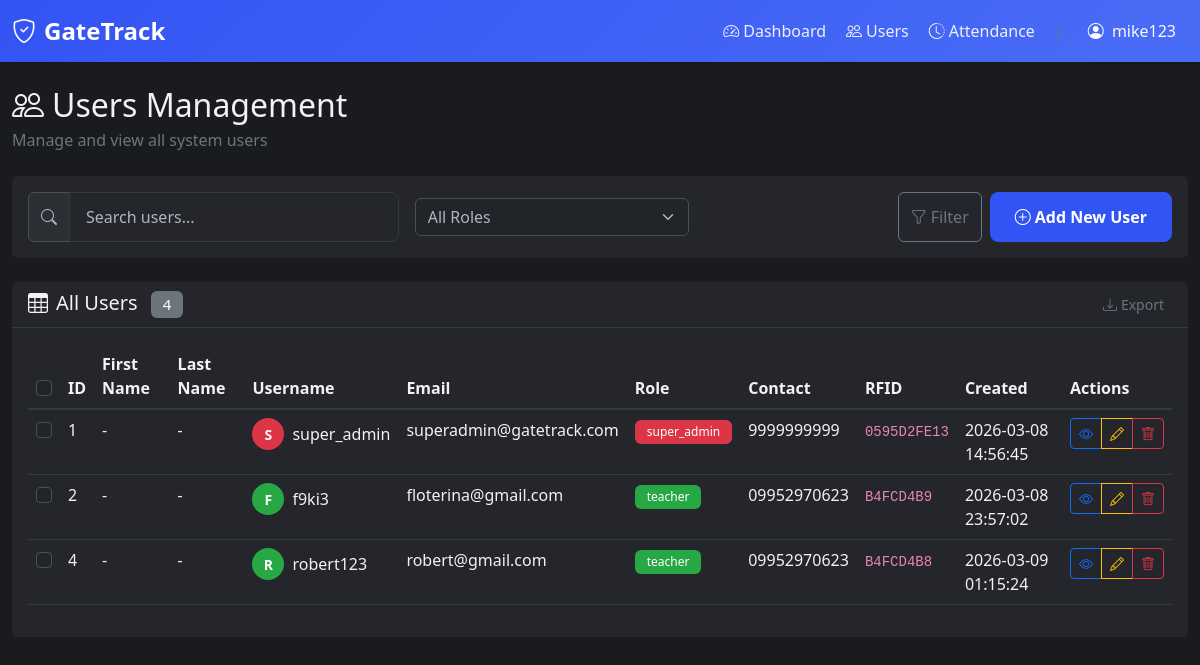
/users (signed in), run on the app's committed database.
### tables this page shows
CREATE TABLE "users" (id INTEGER NOT NULL, username VARCHAR(80), email VARCHAR(120) NOT NULL, password VARCHAR(200), contact VARCHAR(20), gender VARCHAR(10), role VARCHAR(20) NOT NULL, created_at DATETIME, rfid TEXT, first_name VARCHAR(50), last_name VARCHAR(50), PRIMARY KEY (id), UNIQUE (email));

### app.py (the view)
@app.route('/users')
@login_required
def users():
    if session.get('role') not in ['super_admin', 'teacher']:
        flash('You do not have permission to view this page.', 'error')
        return redirect(url_for('dashboard'))
    users = get_all_users()
    return render_template('users.html', users=users)

### app.py (called while the page is built)
def get_connection():
    conn = sqlite3.connect(DB_PATH)
    conn.row_factory = sqlite3.Row
    return conn

def get_all_users():
    conn = get_connection()
    cursor = conn.cursor()
    cursor.execute('SELECT * FROM users ORDER BY id')
    users = cursor.fetchall()
    conn.close()
    return users

def login_required(f):
    @wraps(f)
    def decorated_function(*args, **kwargs):
        if 'user_id' not in session:
            flash('Please log in to access this page.', 'error')
            return redirect(url_for('login'))
        return f(*args, **kwargs)
    return decorated_function

### templates/users.html (shortened to what this page needs)
{% extends "nav.html" %} {% block title %}Users - GateTrack{% endblock %}  {% block content %}
<div class="row mb-4">
  <div class="col-12">
    <div class="d-flex justify-content-between align-items-center">
      <div>
        <h2 class="mb-1"><i class="bi bi-people me-2"></i>Users Management</h2>
        <p class="text-secondary mb-0">Manage and view all system users</p>
      </div>
    </div>
  </div>
</div>
<div class="row mb-4">
  <div class="col-12">
    <div class="card">
      <div class="card-body">
        <div class="row g-3 align-items-center">
          <div class="col-md-4">
            <div class="input-group">
              <span class="input-group-text"><i class="bi bi-search"></i></span>
              <input
                type="text"
                class="form-control"
                placeholder="Search users..."
                id="searchInput"
              />
            </div>
          </div>
          <div class="col-md-3">
            <select class="form-select" id="roleFilter">
              <option value="">All Roles</option>
            </select>
          </div>
          <div class="col-md-5 d-flex justify-content-end gap-2">
            <button class="btn btn-outline-secondary" type="button">
              <i class="bi bi-funnel me-1"></i>Filter
            </button>
            <a href="{{ url_for('add_user') }}" class="btn btn-primary">
              <i class="bi bi-plus-circle me-1"></i>Add New User
            </a>
          </div>
        </div>
      </div>
    </div>
  </div>
</div>
<div class="row">
  <div class="col-12">
    <div class="card">
      <div
        class="card-header d-flex justify-content-between align-items-center"
      >
        <h5 class="mb-0">
          <i class="bi bi-table me-2"></i>All Users
          <span class="badge bg-secondary ms-2">{{ users|length }}</span>
        </h5>
        <div class="dropdown">
          <button
            class="btn btn-sm btn-outline-secondary dropdown-toggle"
            type="button"
            data-bs-toggle="dropdown"
          >
            <i class="bi bi-download me-1"></i>Export
          </button>
        </div>
      </div>
      <div class="card-body">
        <div class="table-responsive">
          <table class="table table-hover" id="usersTable">
            <thead>
              <tr>
                <th>
                  <input
                    class="form-check-input"
                    type="checkbox"
                    id="selectAll"
                  />
                </th>
                <th>ID</th>
                <th>First Name</th>
                <th>Last Name</th>
                <th>Username</th>
                <th>Email</th>
                <th>Role</th>
                <th>Contact</th>
                <th>RFID</th>
                <th>Created</th>
                <th>Actions</th>
              </tr>
            </thead>
            <tbody>
              {% for user in users %} {% if user.id != session.get('user_id') %}
              <tr>
                <td>
                  <input
                    class="form-check-input"
                    type="checkbox"
                    value="{{ user.id }}"
                  />
                </td>
                <td>{{ user.id }}</td>
                <td>{{ user.first_name or '-' }}</td>
                <td>{{ user.last_name or '-' }}</td>
                <td>
                  <div class="d-flex align-items-center">
                    <div
                      class="avatar-circle me-2 bg-{{ 'danger' if user.role == 'super_admin' else 'success' if user.role == 'teacher' else 'info' }}"
                    >
                      {{ user.username[0].upper() if user.username else
                      user.email[0].upper() }}
                    </div>
                    {{ user.username or '-' }}
                  </div>
                </td>
                <td>{{ user.email }}</td>
                <td>
                  {% if user.role == 'super_admin' %}
                  <span class="badge bg-danger">{{ user.role }}</span>
                  {% elif user.role == 'teacher' %}
                  <span class="badge bg-success">{{ user.role }}</span>
                  {% elif user.role == 'student' %}
                  <span class="badge bg-info">{{ user.role }}</span>
                  {% else %}
                  <span class="badge bg-warning text-dark"
                    >{{ user.role }}</span
                  >
                  {% endif %}
                </td>
                <td>{{ user.contact or '-' }}</td>
                <td><code>{{ user.rfid or 'N/A' }}</code></td>
                <td>{{ user.created_at }}</td>
                <td>
                  <div class="btn-group" role="group">
                    <button class="btn btn-sm btn-outline-primary" title="View">
                      <i class="bi bi-eye"></i>
                    </button>
                    <button class="btn btn-sm btn-outline-warning" title="Edit">
                      <i class="bi bi-pencil"></i>
                    </button>
                    <button
                      class="btn btn-sm btn-outline-danger"
                      title="Delete"
                      data-bs-toggle="modal"
                      data-bs-target="#deleteModal"
                      data-user-id="{{ user.id }}"
                      data-user-email="{{ user.email }}"
                      data-user-role="{{ user.role }}"
                    >
                      <i class="bi bi-trash"></i>
                    </button>
                  </div>
                </td>
              </tr>
              {% endif %} {% endfor %}
            </tbody>
          </table>
        </div>
      </div>
    </div>
  </div>
</div>
{% endblock %}

### static/css/style.css (style rules this page uses)
[data-bs-theme="dark"] { --bg-primary: #1a1b1e; --bg-secondary: #25262b; --text-primary: #f1f2f6; --text-secondary: #adb5bd; --primary: #3354f4; --primary-hover: #4a6cf5; --border-color: #343a40; --card-shadow: 0 2px 10px rgba(0, 0, 0, 0.3); }
body { background-color: var(--bg-primary); color: var(--text-primary); font-family: "Segoe UI", Tahoma, Geneva, Verdana, sans-serif; min-height: 100vh; transition: background-color 0.3s ease, color 0.3s ease; }
.card { background-color: var(--bg-secondary); border: 1px solid var(--border-color); box-shadow: var(--card-shadow); transition: background-color 0.3s ease, border-color 0.3s ease; }
.card-header { background-color: var(--bg-secondary); border-bottom: 1px solid var(--border-color); color: var(--text-primary); }
.table { color: var(--text-primary); }
.table thead th { background-color: var(--bg-primary); border-bottom: 2px solid var(--border-color); color: var(--text-primary); font-weight: 600; }
.table tbody tr { border-bottom: 1px solid var(--border-color); transition: background-color 0.2s ease; }
.form-control { background-color: var(--bg-secondary); border: 1px solid var(--border-color); color: var(--text-primary); padding: 12px 16px; border-radius: 8px; transition: all 0.3s ease; }
.form-control::placeholder { color: var(--text-secondary); }
.btn-primary { background-color: var(--primary); border-color: var(--primary); padding: 12px 24px; font-weight: 600; border-radius: 8px; transition: all 0.3s ease; }
.badge { padding: 6px 12px; font-weight: 500; border-radius: 6px; }

### templates/nav.html (style rules this page uses)
.dropdown-toggle { border: none !important; box-shadow: none !important; background: transparent !important; }
.dropdown-toggle::after { display: none; }
.card { border: none !important; box-shadow: none !important; }
.table thead th, .table tbody tr, .table tbody td { background-color: transparent !important; color: inherit !important; }

### templates/users.html (style rules this page uses)
.avatar-circle { width: 32px; height: 32px; border-radius: 50%; display: flex; align-items: center; justify-content: center; color: white; font-weight: bold; font-size: 14px; }
.bg-danger { background-color: #dc3545 !important; }
.bg-success { background-color: #28a745 !important; }

### data on the page
users: id "1", first_name "-", last_name "-", username "S", username "super_admin", email "superadmin@gatetrack.com", role "super_admin", contact "9999999999", rfid "0595D2FE13", created_at "2026-03-08 14:56:45"
users: id "2", first_name "-", last_name "-", username "F", username "f9ki3", email "floterina@gmail.com", role "teacher", contact "09952970623", rfid "B4FCD4B9", created_at "2026-03-08 23:57:02"
users: id "4", first_name "-", last_name "-", username "R", username "robert123", email "robert@gmail.com", role "teacher", contact "09952970623", rfid "B4FCD4B8", created_at "2026-03-09 01:15:24"

### other printed values
{{ session.get('username') or session.get('email') }} "mike123"
{{ users|length }} "4"
